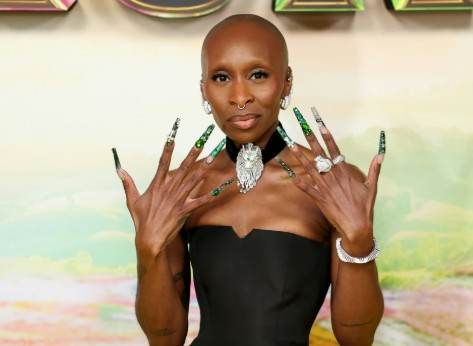
#> input picture Computer Vision/CV_Augmentation_Pipeline/images/test1.jpg, 473 x 346 px, found by its file name; its folder holds only this picture in this run
$ python augmentation_pipeline.py
#> lines starting #> are read from the running program, lines starting #| are printed output that depends on the picture
import numpy as np
import cv2
import os

def load_images(folder):
#> called with folder = '.\\images'
    images = dict()
    for filename in os.listdir(folder):
        path = os.path.join(folder,filename)
        img = cv2.imread(path)
#> img is the input picture: shape (346, 473, 3); mean B, G, R 141.1, 165.9, 179.9
        if img is not None:
            images[filename] = img
    return images

def augment_5(image):
    outputs = []

    height, width = image.shape[:2]
    center = (width//2, height//2)

    #1. random rotation
    random_angle = np.random.uniform(-30, 30)  # Random angle between -30 and 30
    rotation_matrix = cv2.getRotationMatrix2D(center, random_angle, 1.0)
    rotated = cv2.warpAffine(image, rotation_matrix, (width, height))
    outputs.append(rotated)

    #2. shearing
    shear_matrix = np.float32([[1, 0.2, 0], [0, 1, 0]])
    sheared = cv2.warpAffine(image, shear_matrix, (width, height))
    outputs.append(sheared)

    #3. contrast
    image_f = image.astype(np.float32)
    contrast_factor = 1.5
    contrasted = np.clip(128 + contrast_factor * (image_f - 128), 0, 255).astype(np.uint8)
    outputs.append(contrasted)

    #4. saturated
    hsv = cv2.cvtColor(image, cv2.COLOR_BGR2HSV).astype('float32')
    saturation_scale = 1.5
    hsv[:, :, 1] = np.clip(hsv[:, :, 1] * saturation_scale, 0, 255)
    saturated = cv2.cvtColor(hsv.astype('uint8'), cv2.COLOR_HSV2BGR)
    outputs.append(saturated)

    #5. hue shift
    hue_shift = np.random.uniform(30, 70)
    hsv[:, :, 0] = (hsv[:, :, 0] + hue_shift) % 180
    hue_shifted = cv2.cvtColor(hsv.astype(np.uint8), cv2.COLOR_HSV2BGR)
    outputs.append(hue_shifted)

    return outputs

def save_augmented(filename, outputs, folder):
    savename = filename + '_output'
    for i in range(len(outputs)):
        outputname = savename + f"{i}.jpg"
        cv2.imwrite(os.path.join(folder,outputname), outputs[i])

images = load_images(r".\images")
#> images = 1 item
for filename, image in images.items():
    outputs = augment_5(image)
    save_augmented(filename, outputs, r".\outputs")
#> this loop made 1 pass
#> (filename, height in augment_5, width in augment_5, center in augment_5, random_angle in augment_5, rotation_matrix in augment_5, shear_matrix in augment_5, contrast_factor in augment_5) on pass 1: ('test1.jpg', 346, 473, (236, 173), 2.93, [[0.999, 0.0511, -8.53], [-0.0511, 0.999, 12.28]], [[1, 0.2, 0], [0, 1, 0]], 1.5)
#> pass 1, in augment_5, `rotated = cv2.warpAffine(image, rotation_matrix, (width, height))`:
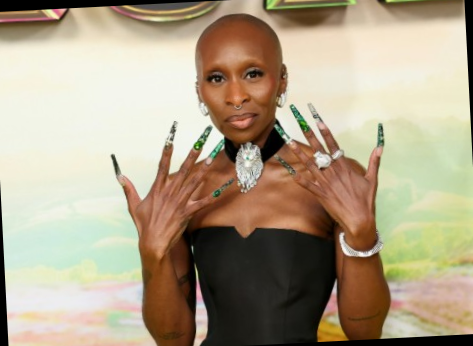
#> rotated: shape (346, 473, 3); mean B, G, R 137.5, 161.5, 175.1
#> pass 1, in augment_5, `sheared = cv2.warpAffine(image, shear_matrix, (width, height))`:
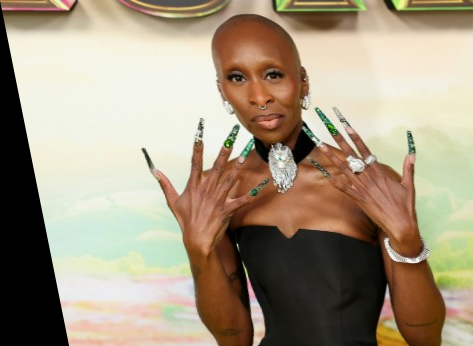
#> sheared: shape (346, 473, 3); mean B, G, R 129.3, 151, 164.7
#> pass 1, in augment_5, `contrasted = np.clip(128 + contrast_factor * (image_f - 128), 0, 255)...`:
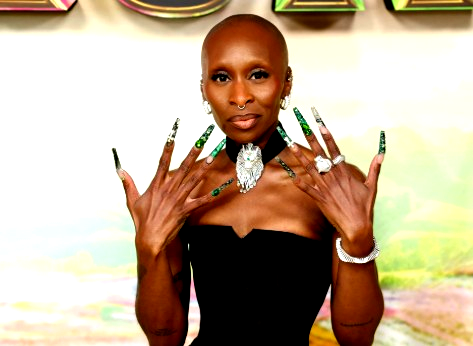
#> contrasted: shape (346, 473, 3); mean B, G, R 148.3, 172.3, 192.5
